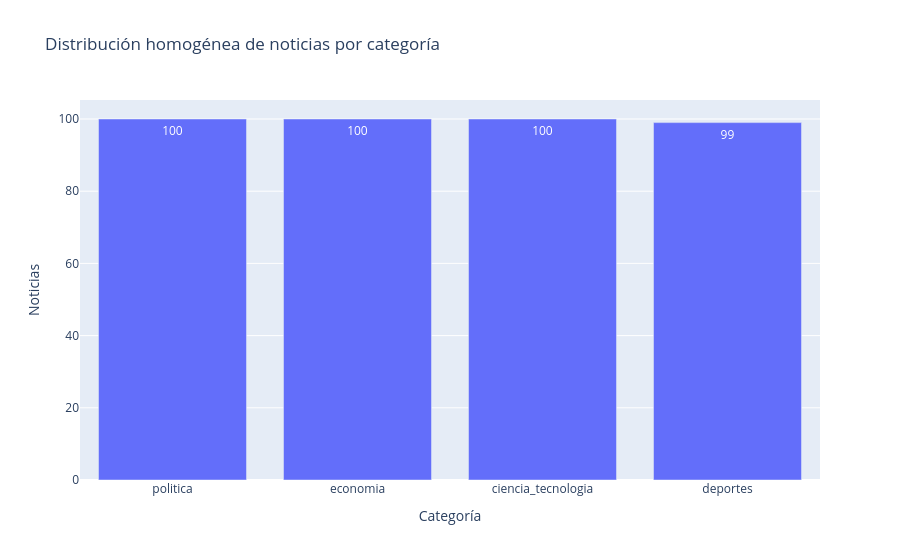

The notebook cell saved with this chart:
### Code cell
por_categoria = noticias["etiqueta"].value_counts().reset_index()
fig1 = px.bar(por_categoria, x="etiqueta", y="count", text="count",
              title="Distribución homogénea de noticias por categoría",
              labels={"etiqueta": "Categoría", "count": "Noticias"})
fig1.show()

### Figure 1 — Plotly figure (JSON) as saved in the notebook; plotly's stock layout.template omitted (floating-point values rounded to 4 significant figures)
{"data": [{"hovertemplate": "Categoría=%{x}<br>Noticias=%{text}<extra></extra>", "legendgroup": "", "marker": {"color": "#636efa", "pattern": {"shape": ""}}, "name": "", "orientation": "v", "showlegend": false, "text": [100.0, 100.0, 100.0, 99.0], "textposition": "auto", "type": "bar", "x": ["politica", "economia", "ciencia_tecnologia", "deportes"], "xaxis": "x", "y": [100, 100, 100, 99], "yaxis": "y"}], "layout": {"barmode": "relative", "legend": {"tracegroupgap": 0}, "title": {"text": "Distribución homogénea de noticias por categoría"}, "xaxis": {"anchor": "y", "domain": [0, 1], "title": {"text": "Categoría"}}, "yaxis": {"anchor": "x", "domain": [0, 1], "title": {"text": "Noticias"}}}}
